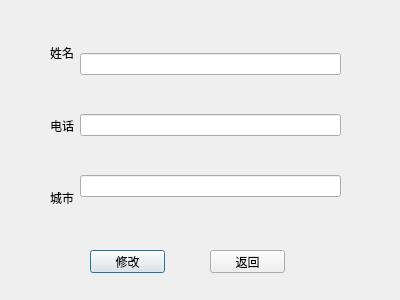
<?xml version="1.0" encoding="UTF-8"?>
<ui version="4.0">
 <class>ChangeDialog</class>
 <widget class="QDialog" name="ChangeDialog">
  <property name="geometry">
   <rect>
    <x>0</x>
    <y>0</y>
    <width>400</width>
    <height>300</height>
   </rect>
  </property>
  <property name="windowTitle">
   <string>Dialog</string>
  </property>
  <widget class="QWidget" name="horizontalLayoutWidget">
   <property name="geometry">
    <rect>
     <x>50</x>
     <y>20</y>
     <width>291</width>
     <height>211</height>
    </rect>
   </property>
   <layout class="QHBoxLayout" name="horizontalLayout">
    <item>
     <layout class="QVBoxLayout" name="verticalLayout_4">
      <item>
       <widget class="QLabel" name="Namelabel">
        <property name="text">
         <string>姓名</string>
        </property>
       </widget>
      </item>
      <item>
       <widget class="QLabel" name="Phonelabel">
        <property name="text">
         <string>电话</string>
        </property>
       </widget>
      </item>
      <item>
       <widget class="QLabel" name="Citylabel">
        <property name="text">
         <string>城市</string>
        </property>
       </widget>
      </item>
     </layout>
    </item>
    <item>
     <layout class="QVBoxLayout" name="verticalLayout">
      <item>
       <widget class="QLineEdit" name="NamelineEdit"/>
      </item>
      <item>
       <widget class="QLineEdit" name="PhonelineEdit"/>
      </item>
      <item>
       <widget class="QLineEdit" name="CitylineEdit"/>
      </item>
     </layout>
    </item>
   </layout>
  </widget>
  <widget class="QPushButton" name="ChangeButton">
   <property name="geometry">
    <rect>
     <x>90</x>
     <y>250</y>
     <width>75</width>
     <height>23</height>
    </rect>
   </property>
   <property name="text">
    <string>修改</string>
   </property>
  </widget>
  <widget class="QPushButton" name="ExitButton">
   <property name="geometry">
    <rect>
     <x>210</x>
     <y>250</y>
     <width>75</width>
     <height>23</height>
    </rect>
   </property>
   <property name="text">
    <string>返回</string>
   </property>
  </widget>
 </widget>
 <resources/>
 <connections>
  <connection>
   <sender>ExitButton</sender>
   <signal>clicked()</signal>
   <receiver>ChangeDialog</receiver>
   <slot>accept()</slot>
   <hints>
    <hint type="sourcelabel">
     <x>247</x>
     <y>261</y>
    </hint>
    <hint type="destinationlabel">
     <x>199</x>
     <y>149</y>
    </hint>
   </hints>
  </connection>
  <connection>
   <sender>ChangeButton</sender>
   <signal>clicked()</signal>
   <receiver>ChangeDialog</receiver>
   <slot>accept()</slot>
   <hints>
    <hint type="sourcelabel">
     <x>127</x>
     <y>261</y>
    </hint>
    <hint type="destinationlabel">
     <x>199</x>
     <y>149</y>
    </hint>
   </hints>
  </connection>
 </connections>
</ui>
